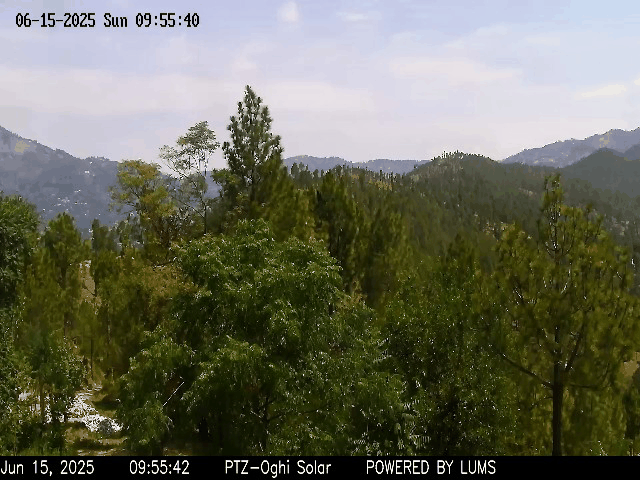
#> input picture frames/frame4_frame_0001.png, 640 x 480 px; its folder holds 4 pictures in this run
$ python plot_frames_on_path.py
#> lines starting #> are read from the running program, lines starting #| are printed output that depends on the picture
from __future__ import annotations

import csv
from pathlib import Path

import matplotlib.pyplot as plt
import matplotlib.image as mpimg
from matplotlib.offsetbox import AnnotationBbox, OffsetImage


def main() -> None:
    root = Path(__file__).resolve().parents[1]
    frames_dir = root / "frames"
    path_csv = frames_dir / "yaw_path.csv"

    if not path_csv.exists():
        raise SystemExit(f"Missing {path_csv}")

    xs = []
    ys = []
    frames = []
    with path_csv.open(newline="", encoding="utf-8") as handle:
#> (reads frames/yaw_path.csv from the repository)
        reader = csv.DictReader(handle)
        for row in reader:
            frames.append(int(row["frame"]))
            xs.append(float(row["x_km"]))
            ys.append(float(row["y_km"]))

    fig, ax = plt.subplots()
    ax.plot(xs, ys, "-o", linewidth=1, markersize=2, alpha=0.4)
    ax.scatter([0], [0], c="red", s=30, label="Tower (camera)")

    # Place each frame as a thumbnail near its path position.
    zoom = 0.18
    for frame_idx, x, y in zip(frames, xs, ys):
        img_path = frames_dir / f"frame4_frame_{frame_idx:04d}.png"
        if not img_path.exists():
            continue
        img = mpimg.imread(img_path)
#> img is the input picture: shape (480, 640, 4) float32; mean R, G, B, A 0.414, 0.419, 0.355, 1
        imagebox = OffsetImage(img, zoom=zoom)
        ab = AnnotationBbox(
            imagebox,
            (x, y),
            frameon=True,
            bboxprops={"edgecolor": "white", "linewidth": 1},
        )
        ax.add_artist(ab)

    ax.set_aspect("equal", adjustable="box")
    ax.set_xlabel("x (km)")
    ax.set_ylabel("y (km)")
    ax.set_title("Frames Placed Along Estimated Path (Top-Down Schematic)")
    ax.grid(True, linestyle="--", alpha=0.3)
    ax.legend()

    plt.show()
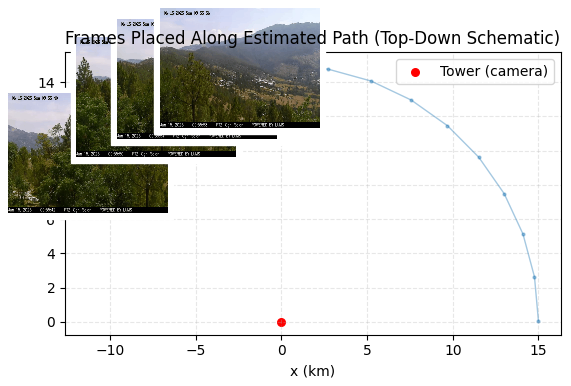
#> figure drawn by matplotlib, 1 panel; curve peaks at x = 0.153, y = 15


if __name__ == "__main__":
    main()
